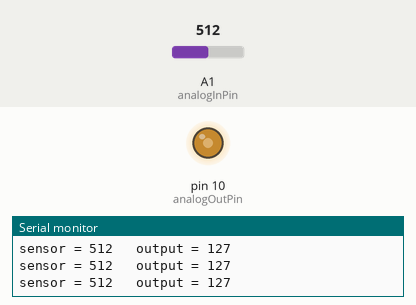
The sketch below on a simulated Arduino Uno, built with avr-gcc and run on an emulated ATmega328P. Shown: output pins drawn as LEDs (lit = HIGH), the last lines printed to the serial monitor. The inputs (shaded band) are chosen by the test bench; at power-on: A1 (analogInPin) = 512.

Above: at 1.2 s.
1.3 s: A1 (analogInPin) set to 418
At 2.1 s:
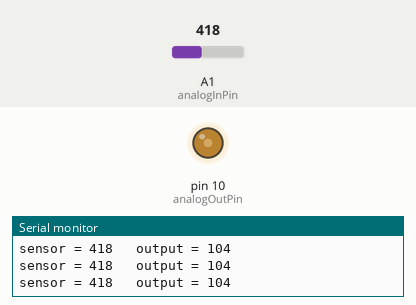
4.3 s: A1 (analogInPin) set to 392
At 5.5 s:
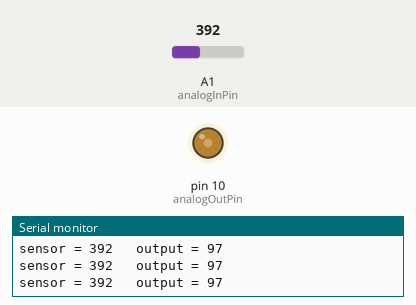
7.3 s: A1 (analogInPin) set to 716
At 8.1 s:
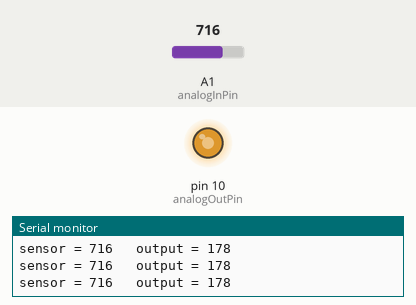
8.8 s: A1 (analogInPin) set to 988
At 9.7 s:
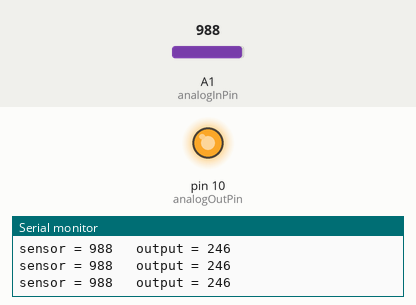
10.3 s: A1 (analogInPin) set to 1012
At 11.5 s:
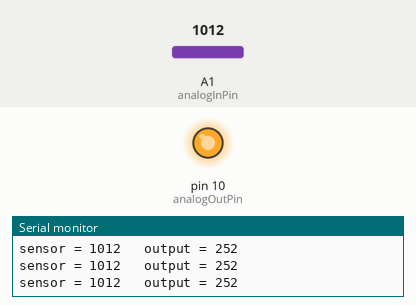
13.3 s: A1 (analogInPin) set to 0
At 14.2 s:
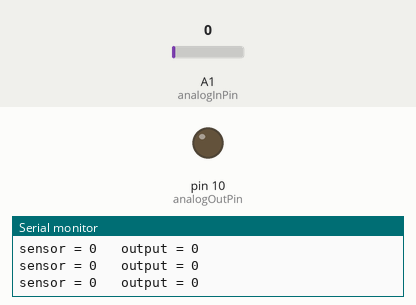
Timing chart, 0 to 15.8 s (numbered marks = the images above; inputs shaded):
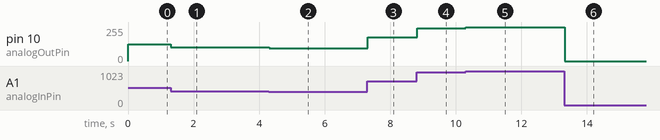

The sketch:

piezoPotentiometer.ino
```cpp
/*
 In this experiment:
 The Potentiometer - POT1 from the GPIO Board is connected to analog input pin of the Arduino Board.
 The analog value, converted by the inbuilt ADC to a 10 bit value lies between 0-1023.
 It is mapped to a result in the range 0-255.
 This result is used to set the pulsewidth modulation (PWM) of an Analog output pin.
 A Buzzer is connected to the PWM outpin pin and we will observe that as the POT is turned,
 the sound (tone) produced by the Buzzer also changes correspondingly.
 The 10 bit ADC value and 8 bit PWM value is also printed on the serial monitor.

 The circuit:
 * POT1 connected to analog pin 1.

 * Buzzer (from GPIO Board) connected to digital pin 10

 */

// These constants won't change.  They're used to give names
// to the pins used:
const int analogInPin = A1;  // Analog input pin that the POT is attached to
const int analogOutPin = 10; // Analog output pin that the Buzzer is attached to

int sensorValue = 0;        // value read from the POT
int outputValue = 0;        // value output to the PWM (analog out)

void setup() {
  // initialize serial communications at 9600 bps:
  Serial.begin(9600);
}

void loop() {
  // read the analog in value:
  sensorValue = analogRead(analogInPin);
  // map it to the range of the analog out:
  outputValue = map(sensorValue, 0, 1023, 0, 255);
  // change the analog out value:
  analogWrite(analogOutPin, outputValue);

  // print the results to the serial monitor:
  Serial.print("sensor = " );
  Serial.print(sensorValue);
  Serial.print("\t output = ");
  Serial.println(outputValue);

  // wait 2 milliseconds before the next loop
  // for the analog-to-digital converter to settle
  // after the last reading:
  delay(2);
}
```

Measured:
- after the input at 1.3 s, pin 10 (analogOutPin): 127/255 → 104/255 at once
- after the input at 4.3 s, pin 10 (analogOutPin): 104/255 → 97/255 at once
- after the input at 7.3 s, pin 10 (analogOutPin): 97/255 → 178/255 at once
- after the input at 8.8 s, pin 10 (analogOutPin): 178/255 → 246/255 at once
- after the input at 10.3 s, pin 10 (analogOutPin): 246/255 → 252/255 at once
- after the input at 13.3 s, pin 10 (analogOutPin): 252/255 → 0/255 at once
